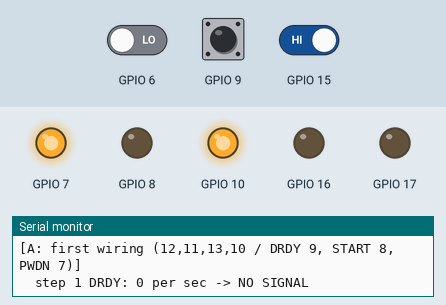
This sketch was run on a simulated ESP32. On the bench: output pins drawn as LEDs (lit = HIGH), the last lines printed to the serial monitor. Dashed ring = blinking. Inputs (shaded band) come from the test bench; at power-on: GPIO 15 HIGH, GPIO 6 LOW, GPIO 9 HIGH.

Above: at 5.1 s.
At 10.6 s:
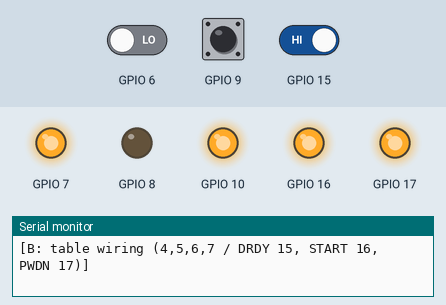
10.7 s: GPIO 15 driven LOW
At 12.7 s:
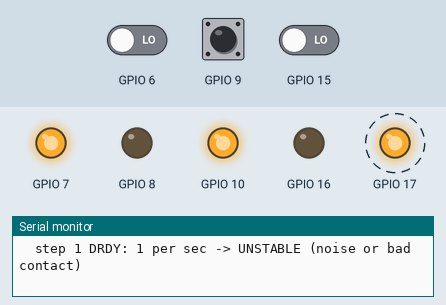
Timing chart, 0 to 15.9 s (numbered marks = the images above; inputs shaded):
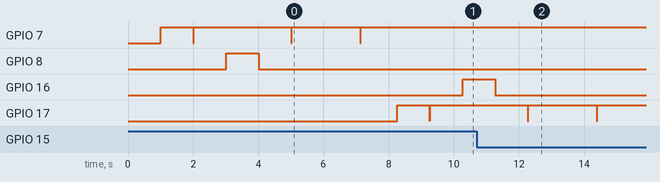

The sketch:

ads_check_all.ino
```cpp
#include <Arduino.h>
#include <SPI.h>

// ads_check_all : one sketch that checks the CJMCU-1292 (ADS1292R) after re-soldering.
// It tries 3 candidate pin sets (A, B, C). For each set:
//   step 1: DRDY test  (reset chip, START on, count DRDY falling edges for 1 s; about 500 = chip alive)
//   step 2: ID test    (SPI 100 kHz, RESET command, SDATAC, read ID; 0x73 = ADS1292R, 0x53 = ADS1292)
// It stops at the first set where the ID matches. Press RST to run it again.
// Output is English only (no encoding problems).

struct PinSet { const char* name; int sck, mosi, miso, cs, drdy, start, pwdn; };

const PinSet SETS[] = {
  {"A: first wiring (12,11,13,10 / DRDY 9, START 8, PWDN 7)",       12, 11, 13, 10,  9,  8,  7},
  {"B: table wiring (4,5,6,7 / DRDY 15, START 16, PWDN 17)",         4,  5,  6,  7, 15, 16, 17},
  {"C: reverse of B (17,16,15,7 / DRDY 6, START 5, PWDN 4)",        17, 16, 15,  7,  6,  5,  4},
};
const int N_SETS = sizeof(SETS) / sizeof(SETS[0]);

constexpr uint8_t CMD_RESET  = 0x06;
constexpr uint8_t CMD_SDATAC = 0x11;
constexpr uint8_t CMD_RREG   = 0x20;

SPISettings afeSettings(100000, MSBFIRST, SPI_MODE1);

volatile uint32_t drdyCount = 0;
void IRAM_ATTR onDrdy() { drdyCount++; }

void releasePins(const PinSet& s) {
  int p[] = {s.sck, s.mosi, s.miso, s.cs, s.drdy, s.start, s.pwdn};
  for (int i = 0; i < 7; i++) pinMode(p[i], INPUT);
}

void wakeChip(const PinSet& s) {
  digitalWrite(s.cs, HIGH);    pinMode(s.cs, OUTPUT);
  digitalWrite(s.start, LOW);  pinMode(s.start, OUTPUT);
  digitalWrite(s.pwdn, HIGH);  pinMode(s.pwdn, OUTPUT);
  pinMode(s.drdy, INPUT_PULLUP);
  delay(1000);                         // power settle
  digitalWrite(s.pwdn, LOW);  delay(10);   // hardware reset pulse
  digitalWrite(s.pwdn, HIGH); delay(1000);
}

uint32_t countDrdy(const PinSet& s) {
  wakeChip(s);
  drdyCount = 0;
  attachInterrupt(digitalPinToInterrupt(s.drdy), onDrdy, FALLING);
  digitalWrite(s.start, HIGH);
  delay(1000);
  detachInterrupt(digitalPinToInterrupt(s.drdy));
  digitalWrite(s.start, LOW);
  return drdyCount;
}

void spiCommand(const PinSet& s, uint8_t cmd) {
  SPI.beginTransaction(afeSettings);
  digitalWrite(s.cs, LOW);  delayMicroseconds(10);
  SPI.transfer(cmd);        delayMicroseconds(50);
  digitalWrite(s.cs, HIGH);
  SPI.endTransaction();
  delayMicroseconds(50);
}

uint8_t readIdRegister(const PinSet& s) {
  SPI.beginTransaction(afeSettings);
  digitalWrite(s.cs, LOW);  delayMicroseconds(10);
  SPI.transfer(CMD_RREG | 0x00);   delayMicroseconds(50);
  SPI.transfer(0x00);              delayMicroseconds(50);
  uint8_t v = SPI.transfer(0x00);  delayMicroseconds(50);
  digitalWrite(s.cs, HIGH);
  SPI.endTransaction();
  delayMicroseconds(50);
  return v;
}

uint8_t readId(const PinSet& s, bool swapMosiMiso) {
  int mosi = swapMosiMiso ? s.miso : s.mosi;
  int miso = swapMosiMiso ? s.mosi : s.miso;
  wakeChip(s);
  SPI.begin(s.sck, miso, mosi, -1);    // CS is controlled by hand
  spiCommand(s, CMD_RESET);  delay(100);
  spiCommand(s, CMD_SDATAC); delay(10);
  uint8_t id = readIdRegister(s);
  SPI.end();
  return id;
}

void setup() {
  Serial.begin(115200);
  unsigned long t0 = millis();
  while (!Serial && millis() - t0 < 5000) { delay(100); }
  delay(1000);
  Serial.println("\n=== ads_check_all start (takes about 30 s) ===");

  bool anyAlive = false, matched = false;
  for (int i = 0; i < N_SETS && !matched; i++) {
    Serial.printf("[%s]\n", SETS[i].name);
    uint32_t n = countDrdy(SETS[i]);
    bool alive = (n >= 400 && n <= 600);
    if (alive) anyAlive = true;
    Serial.printf("  step 1 DRDY: %lu per sec -> %s\n", (unsigned long)n,
                  n == 0 ? "NO SIGNAL" : (alive ? "ALIVE (about 500)" : "UNSTABLE (noise or bad contact)"));
    releasePins(SETS[i]);

    for (int sw = 0; sw < 2 && !matched; sw++) {
      uint8_t id = readId(SETS[i], sw == 1);
      bool ok = (id == 0x73 || id == 0x53);
      Serial.printf("  step 2 ID%s: 0x%02X -> %s\n", sw ? " (MOSI/MISO swapped)" : "", id,
                    ok ? "MATCH! chip answered" : "no valid answer");
      if (ok) {
        matched = true;
        Serial.printf("  >>> CORRECT WIRING: SCK=%d MOSI=%d MISO=%d CS=%d DRDY=%d START=%d PWDN=%d\n",
                      SETS[i].sck, sw ? SETS[i].miso : SETS[i].mosi, sw ? SETS[i].mosi : SETS[i].miso,
                      SETS[i].cs, SETS[i].drdy, SETS[i].start, SETS[i].pwdn);
      }
      releasePins(SETS[i]);
    }
  }

  Serial.println("--- summary ---");
  if (matched)       Serial.println("ID matched: the AFE works. Next step: real firmware.");
  else if (anyAlive) Serial.println("DRDY is alive but no ID: chip runs, check SCK/MOSI/MISO/CS wires and solder joints.");
  else               Serial.println("No DRDY and no ID: chip not running. Check LOGIC_SEL, CLKSEL, VDD, GND, PWDN/START wires.");
  Serial.println("=== done (press RST to run again) ===");
}

void loop() { }
```

Measured:
- by itself, GPIO 17: alternates HIGH for 2.1 s and LOW for 0.01 s, 4 changes in all, then stays HIGH
